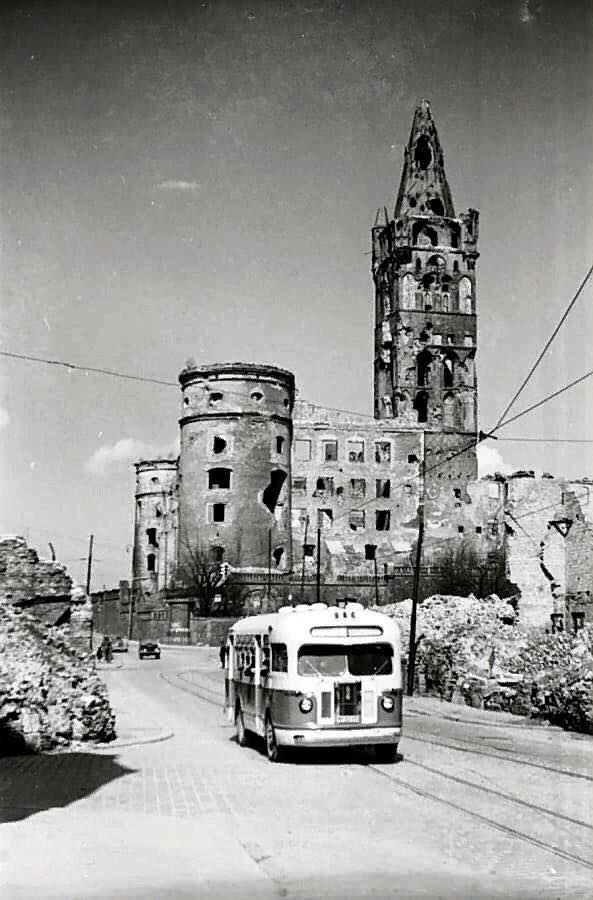
#> input picture projects/bernsteinzimmer/assets/originals/A18_schloss_ruine_1960.jpg, 593 x 900 px
$ python -i sticker.py   (imports and definitions only)
#> lines starting #> are read from the running program, lines starting #| are printed output that depends on the picture; after the words box and inside, x2 and y2 are one past the last pixel; in counts of white or black regions, pixels touching at a corner belong together
"""Turn a cutout PNG into a uniform collage sticker.

* cleans the alpha (removes specks, keeps the main shape)
* adds a cream paper rim if the cutout has none (or `force_rim`)
* warm vintage tone + lifted blacks + paper grain
* soft drop shadow baked in (so every sticker sits on the page the same way)

Returns RGBA uint8 and the anchor (subject centre, 0..1) inside the padded image.
"""
import cv2
import numpy as np
from PIL import Image

from . import PALETTE


def _main_component(alpha):
    m = (alpha > 128).astype(np.uint8)
    n, lab, st, _ = cv2.connectedComponentsWithStats(m, 8)
    if n <= 1:
        return alpha
    keep = np.zeros_like(m)
    big = st[1:, 4].max()
    for i in range(1, n):
        if st[i, 4] >= 0.02 * big:
            keep[lab == i] = 1
    keep = cv2.dilate(keep, np.ones((5, 5), np.uint8))
    return np.where(keep > 0, alpha, 0)


def has_rim(rgba):
    """True if the outer band of the cutout is mostly bright (a white paper rim)."""
    a = rgba[..., 3] > 128
    er = cv2.erode(a.astype(np.uint8), np.ones((5, 5), np.uint8), iterations=2)
    band = a & (er == 0)
    if band.sum() == 0:
        return False
    lum = rgba[..., :3].mean(-1)[band]
    return (lum > 225).mean() > 0.6


def make_sticker(rgba, rim=0.012, force_rim=False, tone=0.55, shadow=(0.010, 0.016, 0.012, 0.45),
                 seed=0, max_side=1600):
    rgba = rgba.copy()
    h, w = rgba.shape[:2]
    f0 = 1.0
    if max(h, w) > max_side:
        f0 = max_side / max(h, w)
        rgba = cv2.resize(rgba, (int(w * f0), int(h * f0)), interpolation=cv2.INTER_AREA)
        h, w = rgba.shape[:2]
    rgba[..., 3] = _main_component(rgba[..., 3])
    S = max(h, w)
    rng = np.random.default_rng(seed)
    pad = int(S * (rim + 0.06))
    big = np.zeros((h + 2 * pad, w + 2 * pad, 4), np.uint8)
    big[pad:pad + h, pad:pad + w] = rgba
    rgb = big[..., :3].astype(np.float32) / 255
    a = big[..., 3].astype(np.float32) / 255
    cream = np.array(PALETTE["cream"], np.float32) / 255
    if force_rim or not has_rim(big):
        r = max(2, int(S * rim))
        m = (a > 0.5).astype(np.uint8)
        dil = cv2.dilate(m, cv2.getStructuringElement(cv2.MORPH_ELLIPSE, (2 * r + 1, 2 * r + 1)))
        # slightly irregular scissor edge
        jag = cv2.GaussianBlur(rng.random(dil.shape).astype(np.float32), (0, 0), r * 0.6)
        jag = (jag - jag.mean()) / (jag.std() + 1e-6)
        dist = cv2.distanceTransform(1 - m, cv2.DIST_L2, 5)
        rim_a = np.clip((r * (1 + 0.18 * jag) - dist) / 1.5 + 0.5, 0, 1)
        rim_a = np.maximum(rim_a, a)
        rgb = rgb * a[..., None] + cream * (1 - a[..., None])
        a = rim_a
    # tone: warm, lifted blacks, keep whites creamy
    lum = rgb @ np.array([0.299, 0.587, 0.114], np.float32)
    warm = np.stack([lum * 1.0, lum * 0.965, lum * 0.89], -1)
    warm = 0.10 + 0.86 * warm
    rgb = rgb * (1 - tone) + warm * tone
    rgb += rng.normal(0, 0.018, rgb.shape[:2]).astype(np.float32)[..., None]
    rgb = np.clip(rgb, 0, 1)
    # shadow
    dx, dy, blur, op = shadow
    sh = cv2.GaussianBlur(a, (0, 0), max(1, S * blur))
    M = np.float32([[1, 0, S * dx], [0, 1, S * dy]])
    sh = cv2.warpAffine(sh, M, (a.shape[1], a.shape[0])) * op
    out_a = a + sh * (1 - a)
    out_rgb = (rgb * a[..., None] + np.array([0.08, 0.09, 0.08]) * sh[..., None] * (1 - a[..., None]))
    out_rgb = out_rgb / np.maximum(out_a[..., None], 1e-4)
    out = np.dstack([np.clip(out_rgb * 255, 0, 255), np.clip(out_a * 255, 0, 255)]).astype(np.uint8)
    # crop to content
    ys, xs = np.where(out[..., 3] > 2)
    y0, y1, x0, x1 = ys.min(), ys.max() + 1, xs.min(), xs.max() + 1
    out = out[y0:y1, x0:x1]
    ays, axs = np.where(a[y0:y1, x0:x1] > 0.5)
    anchor = ((axs.min() + axs.max()) / 2 / out.shape[1], (ays.min() + ays.max()) / 2 / out.shape[0])
    make_sticker.last_map = (f0, pad - x0, pad - y0)   # source px -> sticker px: p*f0 + offset
    return out, anchor


def sticker_file(src, dst, **kw):
#> called with dst = 'out.png'
    rgba = np.asarray(Image.open(src).convert("RGBA"))
    out, anchor = make_sticker(rgba, **kw)
#> in _main_component, `m = (alpha > 128).astype(np.uint8)`: m: shape (900, 593); every value is 1
#> in _main_component, `n, lab, st, _ = cv2.connectedComponentsWithStats(m, 8)`: lab: shape (900, 593) int32; every value is 1
#> in _main_component, `n, lab, st, _ = cv2.connectedComponentsWithStats(m, 8)`: n = 2; st = [[-1, 2147483647, 0, 0, 0], [0, 0, 593, 900, 533700]]
#> in _main_component, `big = st[1:, 4].max()`: big = 533700
#> in _main_component, `return np.where(keep > 0, alpha, 0)`: returned value: shape (900, 593); every value is 255
#> in make_sticker, `big[pad:pad + h, pad:pad + w] = rgba`:
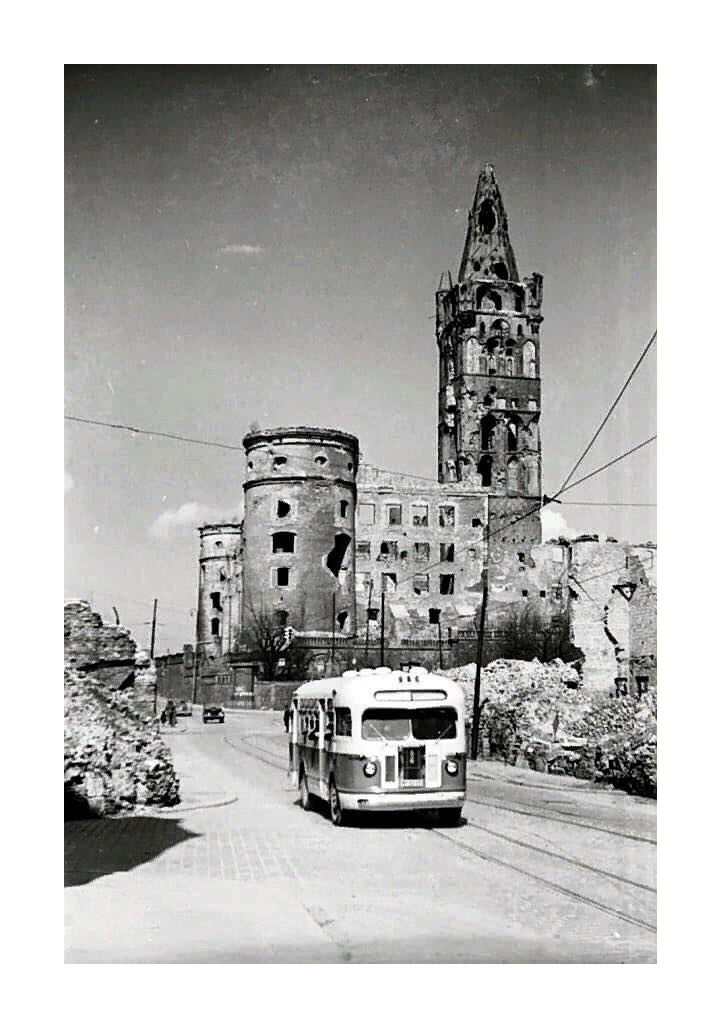
#> big: shape (1028, 721, 4); mean R, G, B, A 107.2, 107.2, 105.3, 183.6; transparent parts drawn white
#> in make_sticker, `rgb = big[..., :3].astype(np.float32) / 255`:
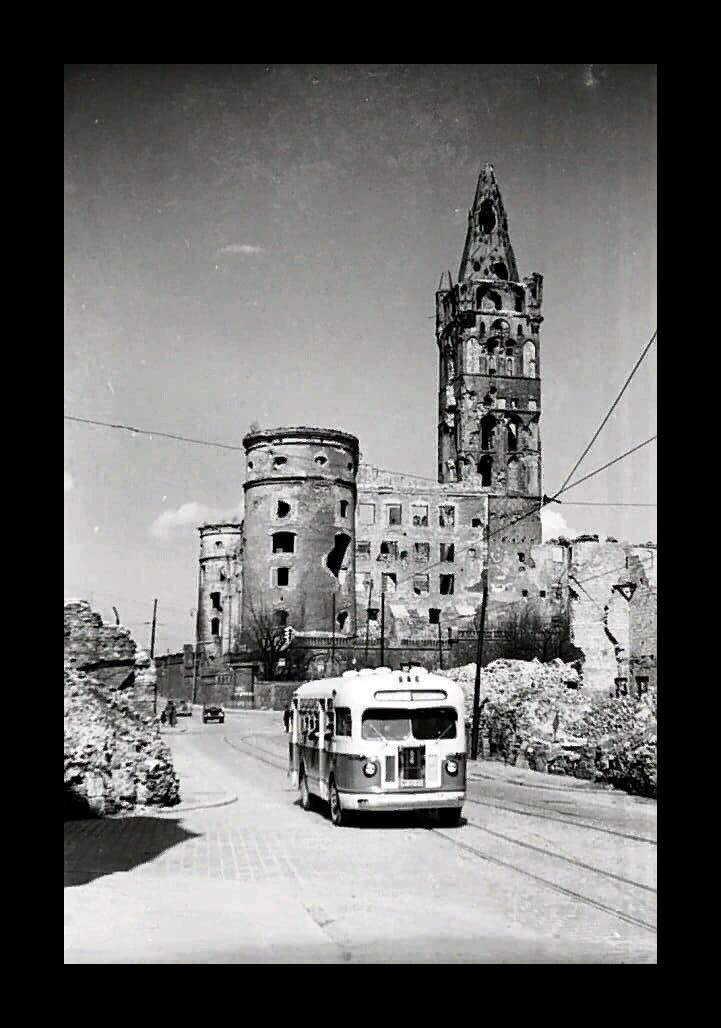
#> rgb: shape (1028, 721, 3) float32; mean R, G, B 0.42, 0.42, 0.413
#> in make_sticker, `a = big[..., 3].astype(np.float32) / 255`:
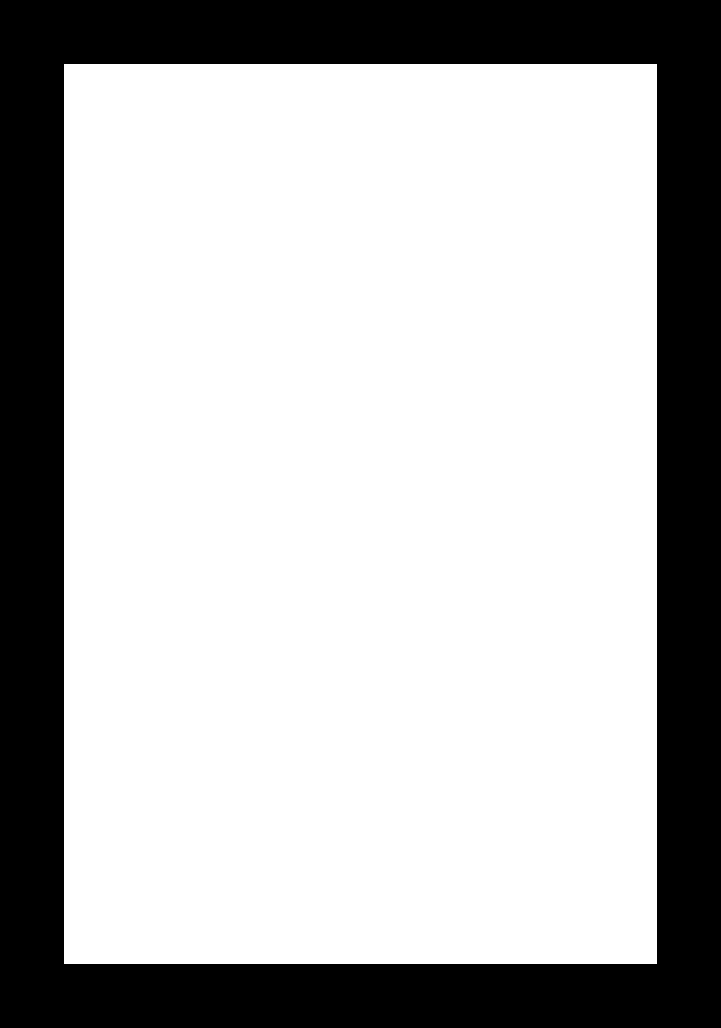
#> a: shape (1028, 721) float32; values 0 (black) and 1 (white), 72% white; 1 black region, box (x1, y1, x2, y2) and area: (0, 0, 721, 1028) 207488
    Image.fromarray(out, "RGBA").save(dst)
    f0, ox, oy = make_sticker.last_map
    return {"anchor": [round(anchor[0], 4), round(anchor[1], 4)], "w": out.shape[1], "h": out.shape[0],
            "src_map": [f0, int(ox), int(oy)]}

#> (the run stopped early here; a loop or call above may not have finished)
